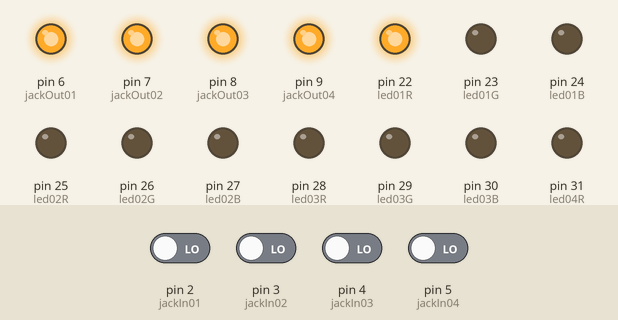
This sketch was run on a simulated Arduino Mega 2560, built with avr-gcc and run on an emulated ATmega2560. Parts: output pins drawn as LEDs (lit = HIGH). Inputs (shaded band) come from the test bench; at power-on: pin 2 (jackIn01), pin 3 (jackIn02), pin 4 (jackIn03), pin 5 (jackIn04) LOW. What the sketch prints to the serial monitor is not drawn.

Above: at 0.1 s.
Timing chart, 0 to 1.6 s (numbered marks = the images above):
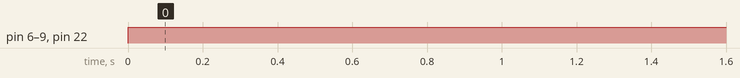

The sketch:

patchbay_v01.ino
```cpp
const int led01R = 22;
const int led01G = 23;
const int led01B = 24;

const int led02R = 25;
const int led02G = 26;
const int led02B = 27;

const int led03R = 28;
const int led03G = 29;
const int led03B = 30;

const int led04R = 31;
const int led04G = 32;
const int led04B = 33;

const int led05R = 34;
const int led05G = 35;
const int led05B = 36;

const int led06R = 37;
const int led06G = 38;
const int led06B = 39;

const int led07R = 40;
const int led07G = 41;
const int led07B = 42;

const int led08R = 43;
const int led08G = 44;
const int led08B = 45;

const int jackOut01 = 6;
const int jackOut02 = 7;
const int jackOut03 = 8;
const int jackOut04 = 9;

const int jackIn01 = 2;
const int jackIn02 = 3;
const int jackIn03 = 4;
const int jackIn04 = 5;

const int b01 = 10;

int bState = 0;

int jackIn01_state = 0;
int jackIn02_state = 0;
int jackIn03_state = 0;
int jackIn04_state = 0;

int combo01 = 0;
int combo02 = 0;
int combo03 = 0;
int combo04 = 0;

int sequence = 0;

void setup()
{
  pinMode(led01R, OUTPUT);
  pinMode(led01G, OUTPUT);
  pinMode(led01B, OUTPUT);

  pinMode(led02R, OUTPUT);
  pinMode(led02G, OUTPUT);
  pinMode(led02B, OUTPUT);

  pinMode(led03R, OUTPUT);
  pinMode(led03G, OUTPUT);
  pinMode(led03B, OUTPUT);

  pinMode(led04R, OUTPUT);
  pinMode(led04G, OUTPUT);
  pinMode(led04B, OUTPUT);

  pinMode(led05R, OUTPUT);
  pinMode(led05G, OUTPUT);
  pinMode(led05B, OUTPUT);

  pinMode(led06R, OUTPUT);
  pinMode(led06G, OUTPUT);
  pinMode(led06B, OUTPUT);

  pinMode(led07R, OUTPUT);
  pinMode(led07G, OUTPUT);
  pinMode(led07B, OUTPUT);

  pinMode(led08R, OUTPUT);
  pinMode(led08G, OUTPUT);
  pinMode(led08B, OUTPUT);

  pinMode(jackOut01, OUTPUT);
  pinMode(jackOut02, OUTPUT);
  pinMode(jackOut03, OUTPUT);
  pinMode(jackOut04, OUTPUT);

  pinMode(jackIn01, INPUT);
  pinMode(jackIn02, INPUT);
  pinMode(jackIn03, INPUT);
  pinMode(jackIn04, INPUT);

  pinMode(b01, INPUT);

  Serial.begin(19200);
}

void loop()
{
    jackIn01_state = digitalRead(jackIn01);
    jackIn02_state = digitalRead(jackIn02);
    jackIn03_state = digitalRead(jackIn03);
    jackIn04_state = digitalRead(jackIn04);

    digitalWrite(jackOut01, HIGH);
    digitalWrite(jackOut02, HIGH);
    digitalWrite(jackOut03, HIGH);
    digitalWrite(jackOut04, HIGH);

    digitalWrite(led01R, HIGH);
    digitalWrite(led01G, LOW);
    digitalWrite(led01B, LOW);

    Serial.println(jackIn01_state);

    if (jackIn01_state == HIGH)
    {
      //Serial.println("Y");
      combo01 = 1;
      sequence++;
      digitalWrite(led01R, HIGH);
    }

}
```

Measured:
- by itself, pin 6 (jackOut01), pin 7 (jackOut02), pin 8 (jackOut03), pin 9 (jackOut04), pin 22 (led01R): LOW → HIGH at 0.00 s
